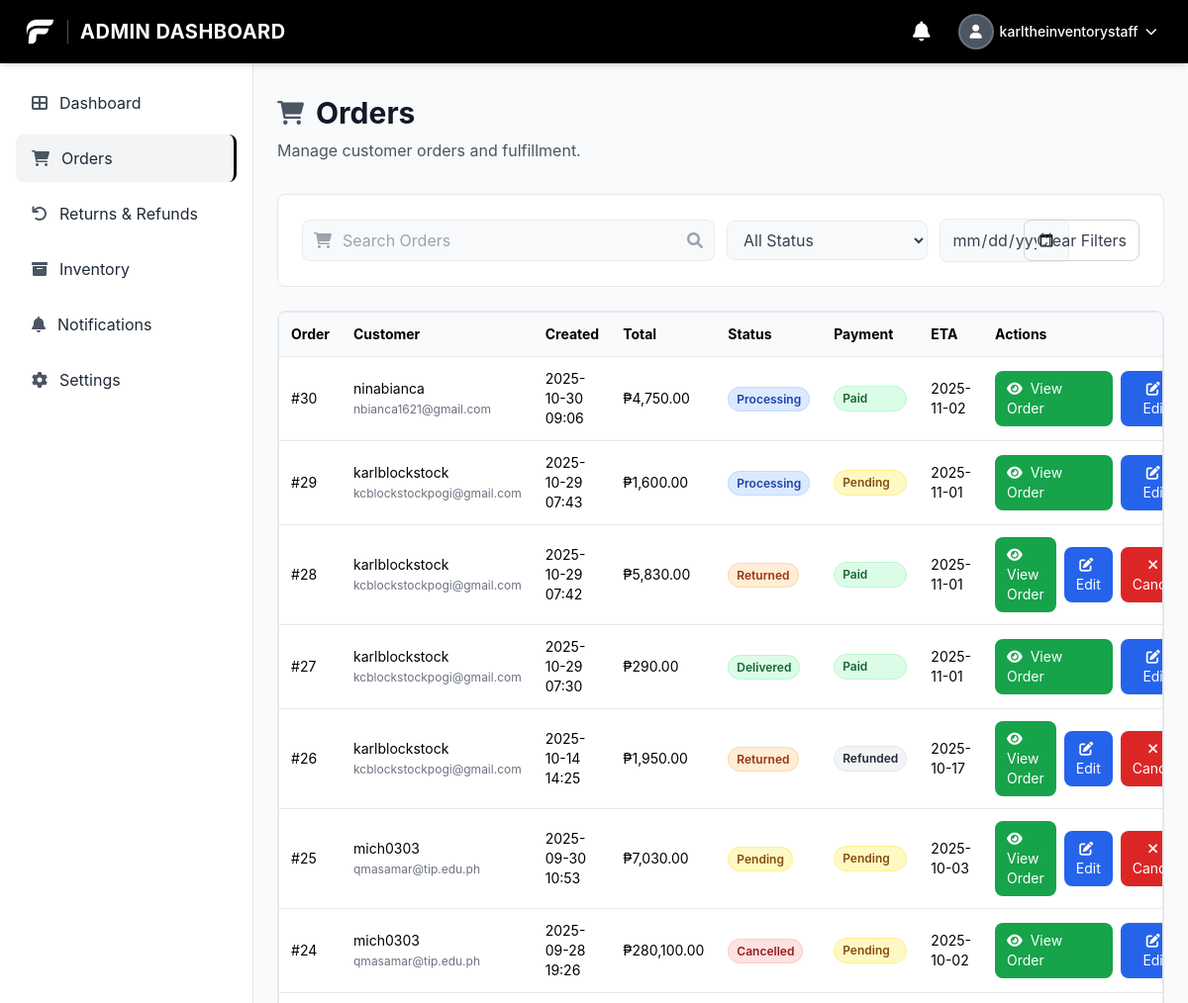
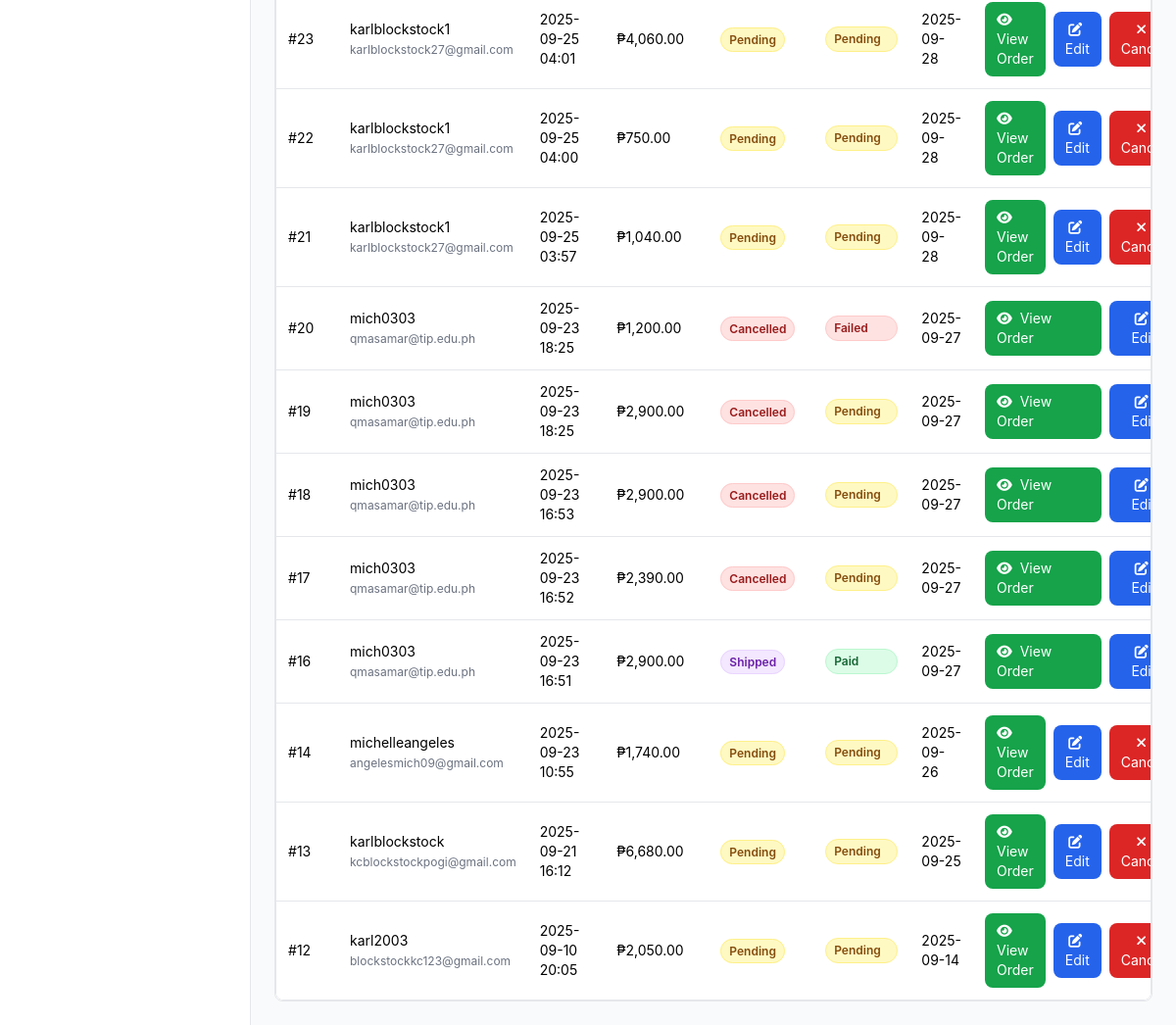
Page /admin/orders.php (signed in) on the committed database (2 pictures, top to bottom).
### tables this page shows
CREATE TABLE `orders` (
  `order_id` bigint(20) UNSIGNED NOT NULL,
  `custom_order_id` varchar(20) DEFAULT NULL,
  `user_id` bigint(20) UNSIGNED NOT NULL,
  `status` enum('pending','processing','shipped','delivered','cancelled','returned','refunded') NOT NULL DEFAULT 'pending',
  `payment_method` varchar(50) DEFAULT NULL,
  `payment_status` enum('pending','paid','refunded','failed') NOT NULL DEFAULT 'pending',
  `payment_reference` varchar(255) DEFAULT NULL,
  `shipping_address` text DEFAULT NULL,
  `total_amount` decimal(10,2) NOT NULL DEFAULT 0.00,
  `estimated_delivery_date` date DEFAULT NULL,
  `return_reason` text DEFAULT NULL,
  `refund_amount` decimal(10,2) DEFAULT NULL,
  `stock_deducted` tinyint(1) NOT NULL DEFAULT 0,
  `created_at` timestamp NOT NULL DEFAULT current_timestamp(),
  `updated_at` timestamp NOT NULL DEFAULT current_timestamp() ON UPDATE current_timestamp()
);

CREATE TABLE `users` (
  `user_id` bigint(20) UNSIGNED NOT NULL,
  `username` varchar(100) NOT NULL,
  `email` varchar(150) NOT NULL,
  `phone` varchar(20) DEFAULT NULL,
  `date_of_birth` date DEFAULT NULL,
  `address` varchar(255) DEFAULT NULL,
  `password_hash` varchar(255) DEFAULT NULL,
  `google_id` varchar(255) DEFAULT NULL,
  `role` enum('admin','manager','staff','customer') NOT NULL DEFAULT 'customer',
  `status` enum('active','inactive','suspended') NOT NULL DEFAULT 'active',
  `created_at` timestamp NOT NULL DEFAULT current_timestamp(),
  `updated_at` timestamp NOT NULL DEFAULT current_timestamp() ON UPDATE current_timestamp(),
  `last_login` timestamp NULL DEFAULT NULL,
  `first_name` varchar(100) DEFAULT NULL,
  `last_name` varchar(100) DEFAULT NULL,
  `profile_picture` varchar(255) DEFAULT NULL,
  `otp` varchar(6) DEFAULT NULL,
  `otp_expiry` datetime DEFAULT NULL
);

### config/currency_helper.php (called while the page is built, shortened)
<?php
function getCurrencySettings() {
    static $settings = null;
    if ($settings === null) {
        $settings = [
            'symbol' => '₱',
            'code' => 'PHP',
            'position' => 'before'
        ];
        try {
            $pdo = getDBConnection();
            $stmt = $pdo->query("SELECT key_name, value FROM settings WHERE key_name IN ('currency_symbol', 'currency_code', 'currency_position')");
            while ($row = $stmt->fetch()) {
                switch ($row['key_name']) {
                    case 'currency_symbol':
                        $settings['symbol'] = $row['value'] ?: '₱';
                        break;
                    case 'currency_code':
                        $settings['code'] = $row['value'] ?: 'PHP';
                        break;
                    case 'currency_position':
                        $settings['position'] = $row['value'] ?: 'before';
                        break;
                }
            }
        } catch (Exception $e) {
        }
    }
    return $settings;
}
function formatCurrency($amount, $decimals = 2) {
    $settings = getCurrencySettings();
    $formatted = number_format((float)$amount, $decimals);
    if ($settings['position'] === 'after') {
        return $formatted . $settings['symbol'];
    } else {
        return $settings['symbol'] . $formatted;
    }
}
?>

### admin/orders.php (the view, shortened to what this page needs)
<?php
require_once '../config/currency_helper.php';
require_once '../includes/admin_sidebar.php';
$pdo = getDBConnection();
$search = trim($_GET['q'] ?? '');
$filterDate = $_GET['date'] ?? '';
$where = [];
$params = [];
$whereSql = $where ? ('WHERE ' . implode(' AND ', $where)) : '';
$sql = "SELECT o.*, u.username, u.email,
        (SELECT return_reason FROM returns WHERE order_id = o.order_id ORDER BY created_at DESC LIMIT 1) as return_reason,
        (SELECT COALESCE(SUM(refund_amount), 0) FROM returns WHERE order_id = o.order_id) as refund_amount
        FROM orders o
        JOIN users u ON u.user_id = o.user_id
        $whereSql
        ORDER BY o.created_at DESC
        LIMIT 500";
$stm = $pdo->prepare($sql);
$stm->execute($params);
$orders = $stm->fetchAll();
?>
<!DOCTYPE html>
<html lang="en">
<head>
	<script src="https://cdn.tailwindcss.com"></script>
	<link href="https://cdnjs.cloudflare.com/ajax/libs/font-awesome/6.0.0/css/all.min.css" rel="stylesheet">
	<link rel="stylesheet" href="../css/style.css">
</head>
<body class="font-body bg-gray-50">
	<?php require_once '../includes/admin_header.php'; ?>
	<main class="ml-64 pt-24 pb-6 px-6">
		<div class="mb-8">
			<div class="flex items-center space-x-3 mb-2">
				<i class="fas fa-shopping-cart text-2xl text-gray-600"></i>
				<h1 class="text-3xl font-bold text-gray-900">Orders</h1>
			</div>
			<p class="text-gray-600">Manage customer orders and fulfillment.</p>
		</div>
		<div class="bg-white rounded-lg border border-gray-200 p-6 mb-6">
		<form id="orderFilters" method="get" class="grid grid-cols-1 md:grid-cols-12 gap-3 items-center">
			<div class="relative md:col-span-6">
				<i class="fas fa-shopping-cart absolute left-3 top-1/2 transform -translate-y-1/2 text-gray-400"></i>
				<input type="text" name="q" value="<?php echo htmlspecialchars($search); ?>" placeholder="Search Orders" class="search-input w-full pl-10 pr-10 py-2 rounded-lg focus:outline-none" />
				<i class="fas fa-search absolute right-3 top-1/2 transform -translate-y-1/2 text-gray-400"></i>
			</div>
			<div class="md:col-span-3">
				<select name="status" class="filter-btn px-3 py-2 rounded-lg w-full focus:outline-none">
					<option value="">All Status</option>
				</select>
			</div>
			<div class="md:col-span-2">
				<input type="date" name="date" value="<?php echo htmlspecialchars($filterDate); ?>" class="filter-btn px-3 py-2 rounded-lg w-full focus:outline-none" />
			</div>
			<div class="md:col-span-1 md:justify-self-end">
				<a href="orders.php" class="px-3 py-2 rounded-lg border border-gray-300 text-gray-700 hover:bg-gray-100 inline-block whitespace-nowrap">Clear Filters</a>
			</div>
		</form>
		</div>
		<div class="bg-white border border-gray-200 rounded-lg overflow-x-auto">
		<div class="bg-white border border-gray-200 rounded-lg overflow-x-auto">
			<table class="min-w-full text-sm">
				<thead class="bg-gray-50">
					<tr>
						<th class="text-left p-3">Order</th>
						<th class="text-left p-3">Customer</th>
						<th class="text-left p-3">Created</th>
						<th class="text-left p-3">Total</th>
						<th class="text-left p-3">Status</th>
						<th class="text-left p-3">Payment</th>
						<th class="text-left p-3">ETA</th>
						<th class="text-left p-3">Actions</th>
					</tr>
				</thead>
				<tbody>
					<?php if (!$orders): ?>
						<tr><td colspan="8" class="p-6 text-center text-gray-500">No orders found.</td></tr>
					<?php else: foreach ($orders as $o): ?>
					<tr class="border-t">
						<td class="p-3">#<?php echo (int)$o['order_id']; ?></td>
						<td class="p-3"><?php echo htmlspecialchars($o['username']); ?> <span class="text-gray-500 text-xs"><?php echo htmlspecialchars($o['email']); ?></span></td>
						<td class="p-3"><?php echo htmlspecialchars(date('Y-m-d H:i', strtotime($o['created_at']))); ?></td>
						<td class="p-3"><?php echo formatCurrency((float)$o['total_amount']); ?></td>
						<td class="p-3">
							<span class="px-2 py-1 rounded-full text-xs font-semibold <?php
								$statusClass = '';
								switch($o['status']) {
									case 'delivered':
										$statusClass = 'bg-green-100 text-green-800 border border-green-200';
										break;
									case 'processing':
										$statusClass = 'bg-blue-100 text-blue-800 border border-blue-200';
										break;
									case 'shipped':
										$statusClass = 'bg-purple-100 text-purple-800 border border-purple-200';
										break;
									case 'cancelled':
										$statusClass = 'bg-red-100 text-red-800 border border-red-200';
										break;
									case 'returned':
										$statusClass = 'bg-orange-100 text-orange-800 border border-orange-200';
										break;
									default:
										$statusClass = 'bg-yellow-100 text-yellow-800 border border-yellow-200';
										break;
								}
								echo $statusClass;
							?>">
								<?php echo ucfirst($o['status']); ?>
							</span>
						</td>
						<td class="p-3">
							<div class="flex flex-col space-y-1">
								<span class="px-2 py-1 rounded-full text-xs font-semibold <?php
									$paymentStatusClass = '';
									switch($o['payment_status']) {
										case 'paid':
											$paymentStatusClass = 'bg-green-100 text-green-800 border border-green-200';
											break;
										case 'pending':
											$paymentStatusClass = 'bg-yellow-100 text-yellow-800 border border-yellow-200';
											break;
										case 'refunded':
											$paymentStatusClass = 'bg-gray-100 text-gray-800 border border-gray-200';
											break;
										default:
											$paymentStatusClass = 'bg-red-100 text-red-800 border border-red-200';
											break;
									}
									echo $paymentStatusClass;
								?>">
									<?php echo ucfirst($o['payment_status']); ?>
								</span>
							</div>
						</td>
						<td class="p-3"><?php echo $o['estimated_delivery_date'] ? htmlspecialchars($o['estimated_delivery_date']) : '-'; ?></td>
						<td class="p-3">
							<div class="flex items-center space-x-2">
								<a href="view_order.php?id=<?php echo (int)$o['order_id']; ?>" class="bg-green-600 hover:bg-green-700 text-white px-3 py-2 rounded-lg text-sm transition-colors">
									<i class="fas fa-eye mr-1"></i>
									View Order
								</a>
								<button onclick="openOrderModal(<?php echo htmlspecialchars(json_encode($o)); ?>)" class="bg-blue-600 hover:bg-blue-700 text-white px-3 py-2 rounded-lg text-sm transition-colors">
									<i class="fas fa-edit mr-1"></i>
									Edit
								</button>
								<?php if (!in_array($o['status'], ['processing','shipped','delivered','cancelled'], true)): ?>
								<form method="post" class="inline" onsubmit="return confirm('Cancel this order?');">
									<button type="submit" class="bg-red-600 hover:bg-red-700 text-white px-3 py-2 rounded-lg text-sm transition-colors">
										<i class="fas fa-times mr-1"></i>
										Cancel
									</button>
								</form>
								<?php endif; ?>
							</div>
						</td>
					</tr>
					<?php endforeach; endif; ?>
				</tbody>
			</table>
		</div>
	</main>
</body>
</html>

### css/style.css (style rules this page uses)
:root { --primary: #059669; --secondary: #10b981; --accent: #10b981; --muted: #f1f5f9; --foreground: #475569; --border: #e5e7eb; }
.font-body { font-family: 'DM Sans', -apple-system, BlinkMacSystemFont, 'Segoe UI', Roboto, 'Helvetica Neue', Arial, sans-serif; }
body, html { font-family: 'DM Sans', -apple-system, BlinkMacSystemFont, 'Segoe UI', Roboto, 'Helvetica Neue', Arial, sans-serif; }
h1, h2, h3, h4, h5, h6 { font-family: 'Space Grotesk', -apple-system, BlinkMacSystemFont, 'Segoe UI', Roboto, 'Helvetica Neue', Arial, sans-serif; }
p, span, div, a, button, input, textarea, select { font-family: 'DM Sans', -apple-system, BlinkMacSystemFont, 'Segoe UI', Roboto, 'Helvetica Neue', Arial, sans-serif; }

### admin/orders.php (style rules this page uses)
.search-input { background-color: #f8f9fa; border: 1px solid #e9ecef; }
.filter-btn { background-color: #f8f9fa; border: 1px solid #e9ecef; color: #374151; }

### rows in the picture
orders: order_id "30", user.username "ninabianca", user.email "nbianca1621@gmail.com", created_at "2025-10-30 09:06", total_amount "₱4,750.00", status "Processing", payment_status "Paid", estimated_delivery_date "2025-11-02"
orders: order_id "29", user.username "karlblockstock", user.email "kcblockstockpogi@gmail.com", created_at "2025-10-29 07:43", total_amount "₱1,600.00", status "Processing", payment_status "Pending", estimated_delivery_date "2025-11-01"
orders: order_id "28", user.username "karlblockstock", user.email "kcblockstockpogi@gmail.com", created_at "2025-10-29 07:42", total_amount "₱5,830.00", status "Returned", payment_status "Paid", estimated_delivery_date "2025-11-01"
orders: order_id "27", user.username "karlblockstock", user.email "kcblockstockpogi@gmail.com", created_at "2025-10-29 07:30", total_amount "₱290.00", status "Delivered", payment_status "Paid", estimated_delivery_date "2025-11-01"
orders: order_id "26", user.username "karlblockstock", user.email "kcblockstockpogi@gmail.com", created_at "2025-10-14 14:25", total_amount "₱1,950.00", status "Returned", payment_status "Refunded", estimated_delivery_date "2025-10-17"
orders: order_id "25", user.username "mich0303", user.email "qmasamar@tip.edu.ph", created_at "2025-09-30 10:53", total_amount "₱7,030.00", status "Pending", payment_status "Pending", estimated_delivery_date "2025-10-03"
orders: order_id "24", user.username "mich0303", user.email "qmasamar@tip.edu.ph", created_at "2025-09-28 19:26", total_amount "₱280,100.00", status "Cancelled", payment_status "Pending", estimated_delivery_date "2025-10-02"
orders: order_id "23", user.username "karlblockstock1", user.email "karlblockstock27@gmail.com", created_at "2025-09-25 04:01", total_amount "₱4,060.00", status "Pending", payment_status "Pending", estimated_delivery_date "2025-09-28"
orders: order_id "22", user.username "karlblockstock1", user.email "karlblockstock27@gmail.com", created_at "2025-09-25 04:00", total_amount "₱750.00", status "Pending", payment_status "Pending", estimated_delivery_date "2025-09-28"
orders: order_id "21", user.username "karlblockstock1", user.email "karlblockstock27@gmail.com", created_at "2025-09-25 03:57", total_amount "₱1,040.00", status "Pending", payment_status "Pending", estimated_delivery_date "2025-09-28"
orders: order_id "20", user.username "mich0303", user.email "qmasamar@tip.edu.ph", created_at "2025-09-23 18:25", total_amount "₱1,200.00", status "Cancelled", payment_status "Failed", estimated_delivery_date "2025-09-27"
orders: order_id "19", user.username "mich0303", user.email "qmasamar@tip.edu.ph", created_at "2025-09-23 18:25", total_amount "₱2,900.00", status "Cancelled", payment_status "Pending", estimated_delivery_date "2025-09-27"
orders: order_id "18", user.username "mich0303", user.email "qmasamar@tip.edu.ph", created_at "2025-09-23 16:53", total_amount "₱2,900.00", status "Cancelled", payment_status "Pending", estimated_delivery_date "2025-09-27"
orders: order_id "17", user.username "mich0303", user.email "qmasamar@tip.edu.ph", created_at "2025-09-23 16:52", total_amount "₱2,390.00", status "Cancelled", payment_status "Pending", estimated_delivery_date "2025-09-27"
orders: order_id "16", user.username "mich0303", user.email "qmasamar@tip.edu.ph", created_at "2025-09-23 16:51", total_amount "₱2,900.00", status "Shipped", payment_status "Paid", estimated_delivery_date "2025-09-27"
orders: order_id "14", user.username "michelleangeles", user.email "angelesmich09@gmail.com", created_at "2025-09-23 10:55", total_amount "₱1,740.00", status "Pending", payment_status "Pending", estimated_delivery_date "2025-09-26"
orders: order_id "13", user.username "karlblockstock", user.email "kcblockstockpogi@gmail.com", created_at "2025-09-21 16:12", total_amount "₱6,680.00", status "Pending", payment_status "Pending", estimated_delivery_date "2025-09-25"
orders: order_id "12", user.username "karl2003", user.email "blockstockkc123@gmail.com", created_at "2025-09-10 20:05", total_amount "₱2,050.00", status "Pending", payment_status "Pending", estimated_delivery_date "2025-09-14"

### other values in the picture
$_SESSION['username'] "karltheinventorystaff"
$item['text'] "Dashboard"
$item['text'] "Orders"
$item['text'] "Returns & Refunds"
$item['text'] "Inventory"
$item['text'] "Notifications"
$item['text'] "Settings"
